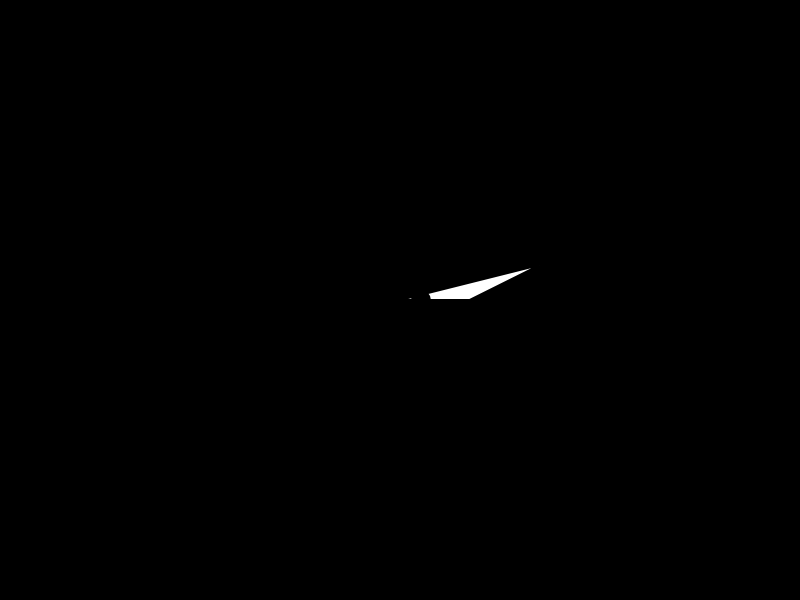

Write a Vega-Lite specification for this figure.
### Vega specification from a JSON file in a GitHub repository (floating-point values rounded to 4 significant figures)
{"$schema": "https://vega.github.io/schema/vega/v6.json", "description": "TopoJSON coordinates that are not numbers: untransformed positions are the input's arrays, values as they are; a transform sums with JavaScript +, so a string concatenates (topojson-client).", "width": 400, "height": 300, "projections": [{"name": "merc", "type": "mercator", "scale": 200, "translate": [200, 150]}], "data": [{"name": "plain", "values": {"type": "Topology", "arcs": [[["1", 2], ["3", 4], [null, "5"]], [[null, "5"], [2, "0"], [7, 8, "z"]], [[0, 0], ["10", null], [20, "5"], [0, 0]], [["0", ""], [null, false]]], "objects": {"c": {"type": "GeometryCollection", "geometries": [{"type": "LineString", "arcs": [0, 1]}, {"type": "Polygon", "arcs": [[2]]}, {"type": "Point", "coordinates": ["3", null]}, "[object Object]", {"type": "LineString", "arcs": [3]}]}}}, "format": {"type": "topojson", "feature": "c"}, "transform": [{"type": "identifier", "as": "i"}]}, {"name": "quant", "values": {"type": "Topology", "transform": {"scale": [2, 3], "translate": [10, "20"]}, "arcs": [[["1", 2], ["3", 4], [null, "5"]], [[null, "5"], [2, "0"], [7, 8, "z"]], [[0, 0], ["10", null], [20, "5"], [0, 0]], [["0", ""], [null, false]]], "objects": {"c": {"type": "GeometryCollection", "geometries": [{"type": "LineString", "arcs": [0, 1]}, {"type": "Polygon", "arcs": [[2]]}, {"type": "Point", "coordinates": ["3", null]}, {"type": "MultiPoint", "coordinates": [["1", "2"], [null, 4], [true, "x"]]}, {"type": "LineString", "arcs": [3]}]}}}, "format": {"type": "topojson", "feature": "c"}, "transform": [{"type": "identifier", "as": "i"}]}, {"name": "plainmesh", "values": {"type": "Topology", "arcs": [[["1", 2], ["3", 4], [null, "5"]], [[null, "5"], [2, "0"], [7, 8, "z"]], [[0, 0], ["10", null], [20, "5"], [0, 0]], [["0", ""], [null, false]]], "objects": {"c": {"type": "GeometryCollection", "geometries": [{"type": "LineString", "arcs": [0, 1]}, {"type": "Polygon", "arcs": [[2]]}, {"type": "Point", "coordinates": ["3", null]}, {"type": "MultiPoint", "coordinates": [["1", "2"], [null, 4], [true, "x"]]}, {"type": "LineString", "arcs": [3]}]}}}, "format": {"type": "topojson", "mesh": "c"}, "transform": [{"type": "identifier", "as": "i"}]}, {"name": "quantmesh", "values": {"type": "Topology", "transform": {"scale": [2, 3], "translate": [10, "20"]}, "arcs": [[["1", 2], ["3", 4], [null, "5"]], [[null, "5"], [2, "0"], [7, 8, "z"]], [[0, 0], ["10", null], [20, "5"], [0, 0]], [["0", ""], [null, false]]], "objects": {"c": {"type": "GeometryCollection", "geometries": [{"type": "LineString", "arcs": [0, 1]}, {"type": "Polygon", "arcs": [[2]]}, {"type": "Point", "coordinates": ["3", null]}, {"type": "MultiPoint", "coordinates": [["1", "2"], [null, 4], [true, "x"]]}, {"type": "LineString", "arcs": [3]}]}}}, "format": {"type": "topojson", "mesh": "c", "filter": "exterior"}, "transform": [{"type": "identifier", "as": "i"}]}], "marks": [{"type": "shape", "from": {"data": "plain"}, "encode": {"enter": {"stroke": {"value": "black"}, "fill": {"value": "none"}}}, "transform": [{"type": "geoshape", "projection": "merc"}]}, {"type": "text", "from": {"data": "plain"}, "encode": {"enter": {"x": {"value": 5}, "y": {"signal": "10 + 12*datum.i"}, "fontSize": {"value": 9}, "text": {"signal": "datum.geometry.type + ' ' + datum.geometry.coordinates + ' ' + isString(datum.geometry.coordinates[0]) + ' ' + isString(datum.geometry.coordinates[0][0]) + ' ' + isString(datum.geometry.coordinates[0][1])"}}}}, {"type": "shape", "from": {"data": "quant"}, "encode": {"enter": {"stroke": {"value": "black"}, "fill": {"value": "none"}}}, "transform": [{"type": "geoshape", "projection": "merc"}]}, {"type": "text", "from": {"data": "quant"}, "encode": {"enter": {"x": {"value": 5}, "y": {"signal": "90 + 12*datum.i"}, "fontSize": {"value": 9}, "text": {"signal": "datum.geometry.type + ' ' + datum.geometry.coordinates + ' ' + isString(datum.geometry.coordinates[0]) + ' ' + isString(datum.geometry.coordinates[0][0]) + ' ' + isString(datum.geometry.coordinates[0][1])"}}}}, {"type": "shape", "from": {"data": "plainmesh"}, "encode": {"enter": {"stroke": {"value": "black"}, "fill": {"value": "none"}}}, "transform": [{"type": "geoshape", "field": "datum"}]}, {"type": "text", "from": {"data": "plainmesh"}, "encode": {"enter": {"x": {"value": 5}, "y": {"signal": "170 + 12*datum.i"}, "fontSize": {"value": 9}, "text": {"signal": "datum.type + ' ' + datum.coordinates + ' ' + isString(datum.coordinates[0][0][0]) + ' ' + isString(datum.coordinates[0][0][1])"}}}}, {"type": "shape", "from": {"data": "quantmesh"}, "encode": {"enter": {"stroke": {"value": "black"}, "fill": {"value": "none"}}}, "transform": [{"type": "geoshape", "projection": "merc", "field": "datum"}]}, {"type": "text", "from": {"data": "quantmesh"}, "encode": {"enter": {"x": {"value": 5}, "y": {"signal": "200 + 12*datum.i"}, "fontSize": {"value": 9}, "text": {"signal": "datum.type + ' ' + datum.coordinates + ' ' + isString(datum.coordinates[0][0][0]) + ' ' + isString(datum.coordinates[0][0][1])"}}}}]}
